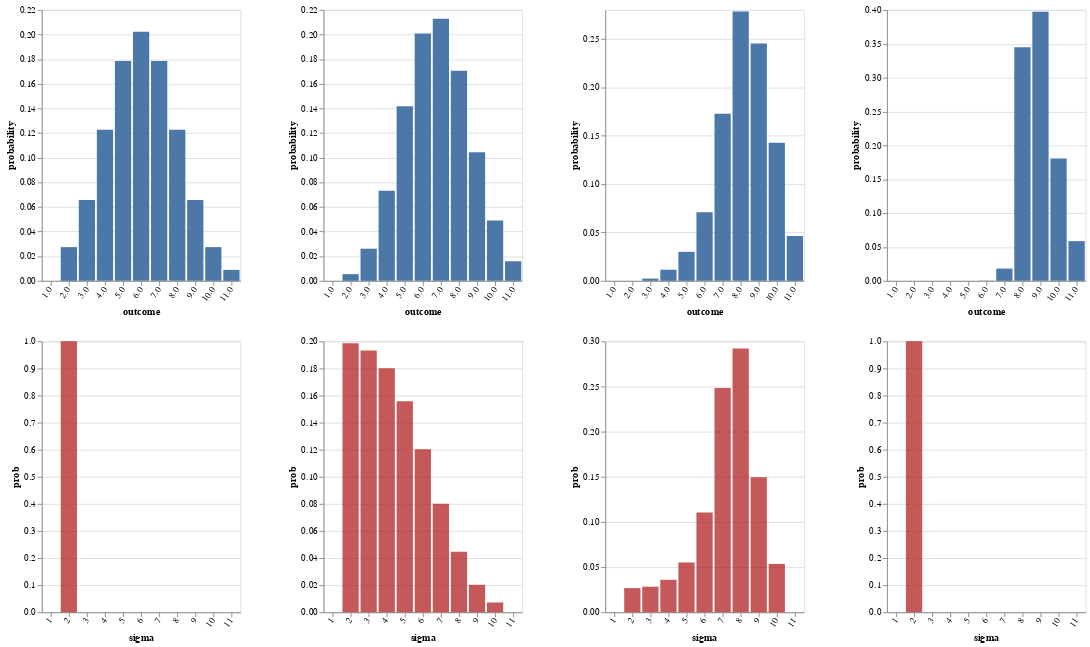

The cell this chart's notebook holds for it:
### Code cell
writeIORef cacheRef (0, Map.empty)

-- vlShow . sidewaysDists <$> sequence
--   [ titled "Price Prior" . barFromDist <$> enumD worldPrior
--   , titled "Literal Price Posterior" . barFromDist <$> enumD (thresholdPrior >>= fmap fst . literal UExp)
--   ] 

vlShow . sidewaysDists <$> traverse mkGraph
  [ listener infoLGJohn cacheRef (0, UTall, 2)
  , tp infoLGJohn >>= \l -> listener infoLGJohn cacheRef (0, UTall, l)
  , listener infoLGJohn cacheRef (1, UTall, 2)
  , listener infoLGJohn cacheRef (2, UTall, 2)
--   , listener infoLGJohn cacheRef (3, UTall, 2)
  ]

### Figure 1 — Vega-Lite specification as saved in the notebook (floating-point values rounded to 4 significant figures)
{"$schema": "https://vega.github.io/schema/vega-lite/v3.json", "hconcat": [{"$schema": "https://vega.github.io/schema/vega-lite/v3.json", "center": true, "vconcat": [{"$schema": "https://vega.github.io/schema/vega-lite/v3.json", "data": {"values": [{"outcome": "1.0", "probability": 0}, {"outcome": "2.0", "probability": 0.02738}, {"outcome": "3.0", "probability": 0.06569}, {"outcome": "4.0", "probability": 0.1227}, {"outcome": "5.0", "probability": 0.1786}, {"outcome": "6.0", "probability": 0.2023}, {"outcome": "7.0", "probability": 0.1786}, {"outcome": "8.0", "probability": 0.1227}, {"outcome": "9.0", "probability": 0.06569}, {"outcome": "10.0", "probability": 0.02738}, {"outcome": "11.0", "probability": 0.008891}]}, "description": "", "encoding": {"x": {"axis": {"labelAngle": -55}, "field": "outcome", "scale": {"rangeStep": 30}, "sort": null, "type": "ordinal"}, "y": {"field": "probability", "type": "quantitative"}}, "mark": "bar"}, {"$schema": "https://vega.github.io/schema/vega-lite/v3.json", "data": {"values": [{"prob": 1, "sigma": "2"}]}, "description": "", "encoding": {"x": {"axis": {"labelAngle": -55}, "field": "sigma", "scale": {"domain": ["1", "2", "3", "4", "5", "6", "7", "8", "9", "10", "11"], "rangeStep": 30}, "sort": null, "type": "ordinal"}, "y": {"field": "prob", "type": "quantitative"}}, "mark": {"color": "firebrick", "opacity": 0.75, "type": "bar"}}]}, {"$schema": "https://vega.github.io/schema/vega-lite/v3.json", "center": true, "vconcat": [{"$schema": "https://vega.github.io/schema/vega-lite/v3.json", "data": {"values": [{"outcome": "1.0", "probability": 0}, {"outcome": "2.0", "probability": 0.005438}, {"outcome": "3.0", "probability": 0.02609}, {"outcome": "4.0", "probability": 0.07312}, {"outcome": "5.0", "probability": 0.1418}, {"outcome": "6.0", "probability": 0.2009}, {"outcome": "7.0", "probability": 0.2128}, {"outcome": "8.0", "probability": 0.1706}, {"outcome": "9.0", "probability": 0.1044}, {"outcome": "10.0", "probability": 0.04894}, {"outcome": "11.0", "probability": 0.01589}]}, "description": "", "encoding": {"x": {"axis": {"labelAngle": -55}, "field": "outcome", "scale": {"rangeStep": 30}, "sort": null, "type": "ordinal"}, "y": {"field": "probability", "type": "quantitative"}}, "mark": "bar"}, {"$schema": "https://vega.github.io/schema/vega-lite/v3.json", "data": {"values": [{"prob": 0.1986, "sigma": "2"}, {"prob": 0.1931, "sigma": "3"}, {"prob": 0.1801, "sigma": "4"}, {"prob": 0.1557, "sigma": "5"}, {"prob": 0.1203, "sigma": "6"}, {"prob": 0.08008, "sigma": "7"}, {"prob": 0.04462, "sigma": "8"}, {"prob": 0.02025, "sigma": "9"}, {"prob": 0.007204, "sigma": "10"}]}, "description": "", "encoding": {"x": {"axis": {"labelAngle": -55}, "field": "sigma", "scale": {"domain": ["1", "2", "3", "4", "5", "6", "7", "8", "9", "10", "11"], "rangeStep": 30}, "sort": null, "type": "ordinal"}, "y": {"field": "prob", "type": "quantitative"}}, "mark": {"color": "firebrick", "opacity": 0.75, "type": "bar"}}]}, {"$schema": "https://vega.github.io/schema/vega-lite/v3.json", "center": true, "vconcat": [{"$schema": "https://vega.github.io/schema/vega-lite/v3.json", "data": {"values": [{"outcome": "1.0", "probability": 0}, {"outcome": "2.0", "probability": 3.8e-06}, {"outcome": "3.0", "probability": 0.002289}, {"outcome": "4.0", "probability": 0.01149}, {"outcome": "5.0", "probability": 0.02999}, {"outcome": "6.0", "probability": 0.07097}, {"outcome": "7.0", "probability": 0.1727}, {"outcome": "8.0", "probability": 0.2783}, {"outcome": "9.0", "probability": 0.2453}, {"outcome": "10.0", "probability": 0.1427}, {"outcome": "11.0", "probability": 0.04631}]}, "description": "", "encoding": {"x": {"axis": {"labelAngle": -55}, "field": "outcome", "scale": {"rangeStep": 30}, "sort": null, "type": "ordinal"}, "y": {"field": "probability", "type": "quantitative"}}, "mark": "bar"}, {"$schema": "https://vega.github.io/schema/vega-lite/v3.json", "data": {"values": [{"prob": 0.02672, "sigma": "2"}, {"prob": 0.02826, "sigma": "3"}, {"prob": 0.03592, "sigma": "4"}, {"prob": 0.05511, "sigma": "5"}, {"prob": 0.1103, "sigma": "6"}, {"prob": 0.2484, "sigma": "7"}, {"prob": 0.2922, "sigma": "8"}, {"prob": 0.1495, "sigma": "9"}, {"prob": 0.0535, "sigma": "10"}]}, "description": "", "encoding": {"x": {"axis": {"labelAngle": -55}, "field": "sigma", "scale": {"domain": ["1", "2", "3", "4", "5", "6", "7", "8", "9", "10", "11"], "rangeStep": 30}, "sort": null, "type": "ordinal"}, "y": {"field": "prob", "type": "quantitative"}}, "mark": {"color": "firebrick", "opacity": 0.75, "type": "bar"}}]}, {"$schema": "https://vega.github.io/schema/vega-lite/v3.json", "center": true, "vconcat": [{"$schema": "https://vega.github.io/schema/vega-lite/v3.json", "data": {"values": [{"outcome": "1.0", "probability": 0}, {"outcome": "2.0", "probability": 1.319e-19}, {"outcome": "3.0", "probability": 8.711e-09}, {"outcome": "4.0", "probability": 8.932e-07}, {"outcome": "5.0", "probability": 1.305e-05}, {"outcome": "6.0", "probability": 0.0002959}, {"outcome": "7.0", "probability": 0.01805}, {"outcome": "8.0", "probability": 0.345}, {"outcome": "9.0", "probability": 0.3974}, {"outcome": "10.0", "probability": 0.1806}, {"outcome": "11.0", "probability": 0.05864}]}, "description": "", "encoding": {"x": {"axis": {"labelAngle": -55}, "field": "outcome", "scale": {"rangeStep": 30}, "sort": null, "type": "ordinal"}, "y": {"field": "probability", "type": "quantitative"}}, "mark": "bar"}, {"$schema": "https://vega.github.io/schema/vega-lite/v3.json", "data": {"values": [{"prob": 1, "sigma": "2"}]}, "description": "", "encoding": {"x": {"axis": {"labelAngle": -55}, "field": "sigma", "scale": {"domain": ["1", "2", "3", "4", "5", "6", "7", "8", "9", "10", "11"], "rangeStep": 30}, "sort": null, "type": "ordinal"}, "y": {"field": "prob", "type": "quantitative"}}, "mark": {"color": "firebrick", "opacity": 0.75, "type": "bar"}}]}], "spacing": 50}
